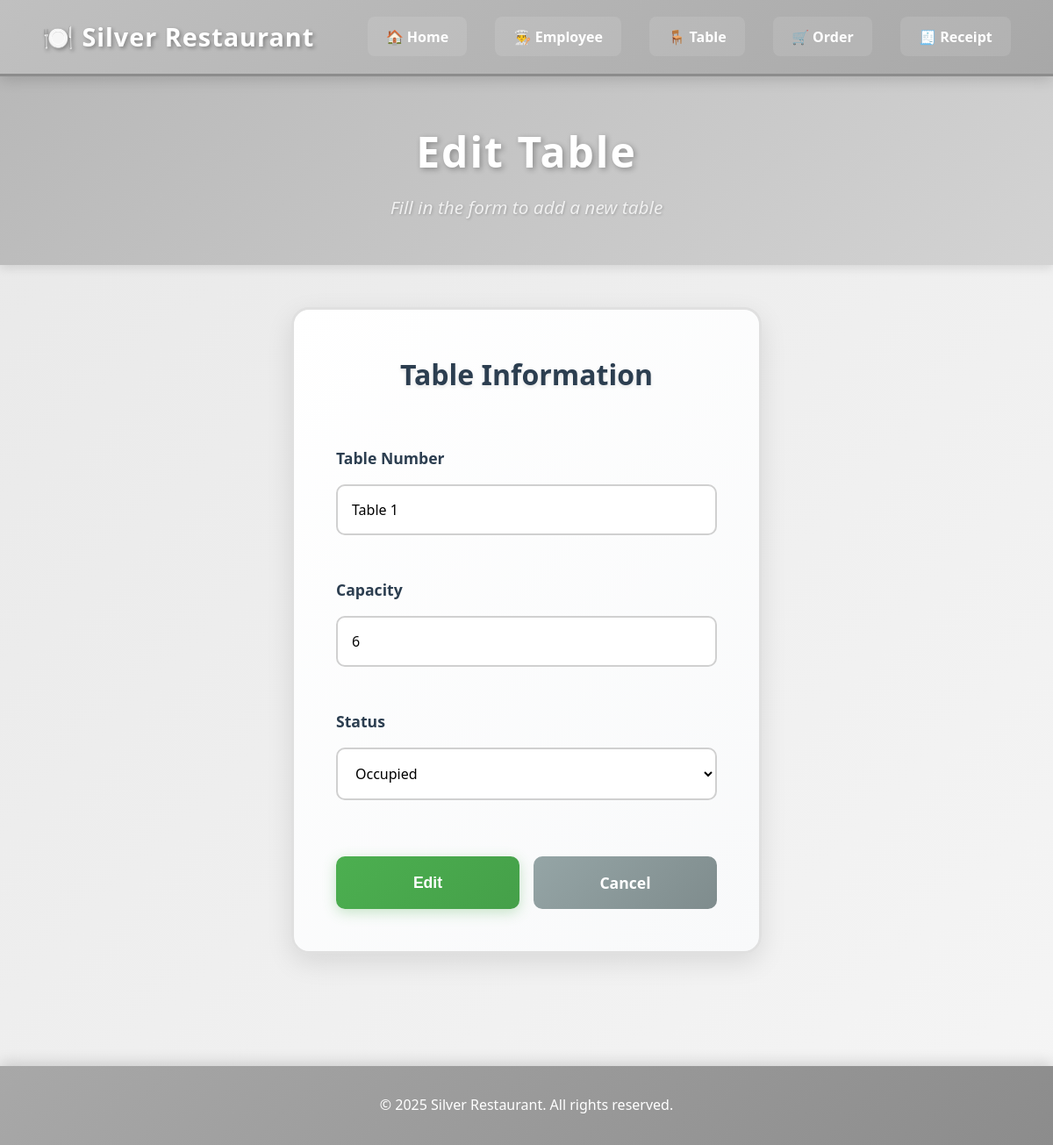
/updateTableUFrom.php?table_id=406, run on the app's committed database.
### tables this page shows
CREATE TABLE table_info (
    table_id INTEGER PRIMARY KEY AUTOINCREMENT,
    table_number TEXT NOT NULL,
    capacity INTEGER NOT NULL,
    status TEXT NOT NULL
);

### updateTableUFrom.php (the view, shortened to what this page needs)
<?php
require('DBConnect.php');
if (isset($_GET['table_id'])) {
    $table_id = $_GET['table_id'];
    $select_edit = $db->query("SELECT * FROM table_info WHERE table_id = $table_id");
    $select_edit->execute();
    $row = $select_edit->fetch(PDO::FETCH_ASSOC);
}
?>
<!DOCTYPE html>
<html lang="en">
<head>
    <link rel="stylesheet" href="ref.css">
    <link rel="stylesheet" href="updateTableUFrom.css">
</head>
<body>
    <nav class="navbar">
        <div class="nav-brand">
            <h1>🍽️ Silver Restaurant</h1>
        </div>
        <ul class="nav-menu">
            <li><a href="index.php">🏠 Home</a></li>
            <li><a href="employee.php">👨‍🍳 Employee</a></li>
            <li><a href="tableU.php">🪑 Table</a></li>
            <li><a href="order.php">🛒 Order</a></li>
            <li><a href="receipt.php">🧾 Receipt</a></li>
        </ul>
    </nav>
    <div class="hero-section">
        <h2 class="hero-title">Edit Table</h2>
        <p class="hero-subtitle">Fill in the form to add a new table</p>
    </div>
    <div class="form-wrapper">
        <div class="form-container">
            <form action="updateTableU.php" method="POST" class="add-form">
                <h2 class="form-title">Table Information</h2>
                <div class="form-group">
                    <label for="table_number">Table Number</label>
                    <input type="text" id="table_number" name="table_number" placeholder="e.g., Table 1"
                    value="<?php echo $row['table_number']; ?>" required>
                </div>
                <div class="form-group">
                    <label for="capacity">Capacity</label>
                    <input type="number" id="capacity" name="capacity" placeholder="Number of seats" min="1"
                    value="<?php echo $row['capacity']; ?>" required>
                </div>
                <div class="form-group">
                    <label for="status">Status</label>
                    <select id="status" name="status" required>
                        <option value="occupied" <?php echo ($row['status'] == 'occupied') ? 'selected' : ''; ?>>Occupied</option>
                    </select>
                </div>
                <div class="form-actions">
                    <button type="submit" name="btn_update" class="btn-submit">Edit</button>
                    <a href="tableU.php" class="btn-cancel">Cancel</a>
                </div>
            </form>
        </div>
    </div>
    <footer class="footer">
        <p>&copy; 2025 Silver Restaurant. All rights reserved.</p>
    </footer>
</body>
</html>

### ref.css (style rules this page uses)
* { margin: 0; padding: 0; box-sizing: border-box; }
body { font-family: 'Segoe UI', Tahoma, Geneva, Verdana, sans-serif; background: linear-gradient(135deg, #e8e8e8 0%, #f5f5f5 100%); color: #2c3e50; line-height: 1.6; min-height: 100vh; }
.navbar { background: linear-gradient(135deg, #c0c0c0 0%, #a8a8a8 100%); box-shadow: 0 4px 15px rgba(0, 0, 0, 0.15); display: flex; justify-content: space-between; align-items: center; padding: 1.2rem 3rem; position: sticky; top: 0; z-index: 1000; border-bottom: 3px solid #8c8c8c; }
.nav-brand h1 { color: #fff; font-size: 1.8rem; font-weight: 700; text-shadow: 2px 2px 4px rgba(0, 0, 0, 0.3); letter-spacing: 1px; }
.nav-menu { display: flex; list-style-type: none; align-items: center; gap: 2rem; }
.nav-menu li a { text-decoration: none; color: #fff; font-weight: 600; font-size: 1rem; padding: 0.6rem 1.2rem; border-radius: 8px; transition: all 0.3s ease; background: rgba(255, 255, 255, 0.1); border: 2px solid transparent; }
.hero-section { background: linear-gradient(135deg, #b8b8b8 0%, #d3d3d3 100%); padding: 3rem 2rem; text-align: center; box-shadow: 0 4px 10px rgba(0, 0, 0, 0.1); margin-bottom: 2rem; }
.hero-title { color: #fff; font-size: 3rem; font-weight: 700; margin-bottom: 0.5rem; text-shadow: 2px 2px 6px rgba(0, 0, 0, 0.3); letter-spacing: 2px; }
.hero-subtitle { color: #f0f0f0; font-size: 1.3rem; font-style: italic; text-shadow: 1px 1px 3px rgba(0, 0, 0, 0.2); }
.form-group { margin-bottom: 1.5rem; }
.form-group label { display: block; color: #2c3e50; font-weight: 600; margin-bottom: 0.5rem; font-size: 0.95rem; }
.btn-cancel, .btn-submit, .btn-delete { padding: 0.8rem 2rem; border: none; border-radius: 50px; font-size: 1rem; font-weight: 600; cursor: pointer; transition: all 0.3s ease; }
.btn-cancel { background: #e0e0e0; color: #5a5a5a; }
.btn-submit { background: linear-gradient(135deg, #4CAF50 0%, #45a049 100%); color: #fff; box-shadow: 0 4px 15px rgba(76, 175, 80, 0.3); }
.footer { background: linear-gradient(135deg, #a8a8a8 0%, #8c8c8c 100%); color: #fff; text-align: center; padding: 2rem; margin-top: 4rem; box-shadow: 0 -4px 15px rgba(0, 0, 0, 0.15); }
.footer p { font-size: 1rem; font-weight: 500; }

### updateTableUFrom.css (style rules this page uses)
.form-wrapper { max-width: 600px; margin: 3rem auto; padding: 0 2rem 4rem; }
.form-container { background: linear-gradient(135deg, #ffffff 0%, #f8f9fa 100%); border-radius: 20px; padding: 3rem; box-shadow: 0 10px 30px rgba(0, 0, 0, 0.1); border: 3px solid #e0e0e0; }
.form-title { font-size: 2rem; font-weight: 700; color: #2c3e50; margin-bottom: 2rem; text-align: center; text-shadow: 0 2px 4px rgba(0, 0, 0, 0.1); }
.add-form { display: flex; flex-direction: column; gap: 1.5rem; }
.form-group { display: flex; flex-direction: column; gap: 0.5rem; }
.form-group label { font-size: 1.1rem; font-weight: 600; color: #2c3e50; }
.form-group input, .form-group select { padding: 1rem; font-size: 1rem; border: 2px solid #d0d0d0; border-radius: 10px; background: #fff; transition: all 0.3s ease; font-family: inherit; }
.form-group input::placeholder { color: #95a5a6; }
.form-group select { cursor: pointer; }
.form-actions { display: flex; gap: 1rem; margin-top: 1rem; }
.btn-submit, .btn-cancel { flex: 1; padding: 1rem 2rem; font-size: 1.1rem; font-weight: 600; border: none; border-radius: 10px; cursor: pointer; transition: all 0.3s ease; text-decoration: none; text-align: center; display: inline-block; }
.btn-submit { background: linear-gradient(135deg, #4CAF50 0%, #45a049 100%); color: #fff; }
.btn-cancel { background: linear-gradient(135deg, #95a5a6 0%, #7f8c8d 100%); color: #fff; }

### data on the page
table_info: table_number "Table 1", capacity "6", status "Occupied"
